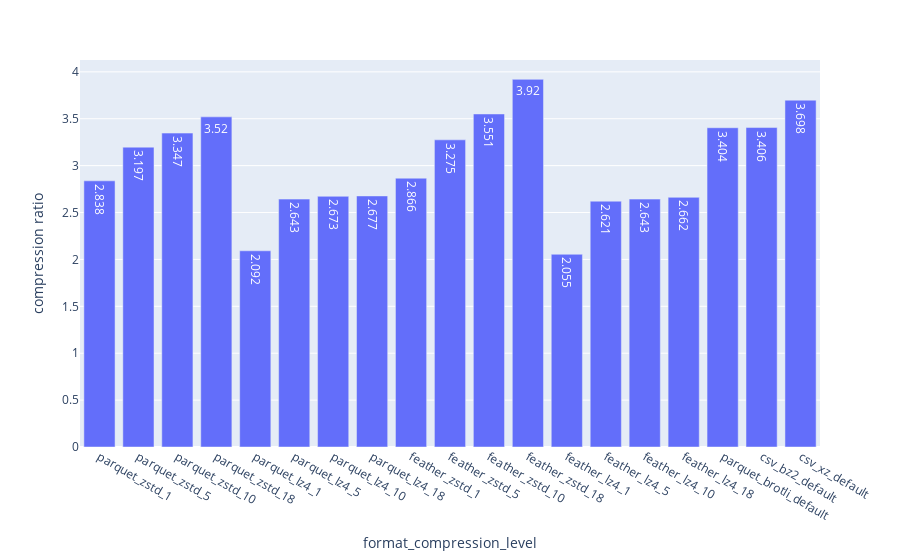

The notebook cell this image was saved under:
### Code cell
fig = px.bar(df_interesting_levels, x="method_compression_with_level", y="comp_ratio", text_auto=True,
             labels={"comp_ratio": "compression ratio",
                     "method_compression_with_level": "format_compression_level"},)
fig.show()
fig.write_image("./plots/pandas_ff_bar_comp_ratio_feather.svg")

### Figure 1 — Plotly figure (JSON) as saved in the notebook; plotly's stock layout.template omitted (floating-point values rounded to 4 significant figures)
{"data": [{"alignmentgroup": "True", "hovertemplate": "format_compression_level=%{x}<br>compression ratio=%{y}<extra></extra>", "legendgroup": "", "marker": {"color": "#636efa", "pattern": {"shape": ""}}, "name": "", "offsetgroup": "", "orientation": "v", "showlegend": false, "textposition": "auto", "texttemplate": "%{y}", "type": "bar", "x": ["parquet_zstd_1", "parquet_zstd_5", "parquet_zstd_10", "parquet_zstd_18", "parquet_lz4_1", "parquet_lz4_5", "parquet_lz4_10", "parquet_lz4_18", "feather_zstd_1", "feather_zstd_5", "feather_zstd_10", "feather_zstd_18", "feather_lz4_1", "feather_lz4_5", "feather_lz4_10", "feather_lz4_18", "parquet_brotli_default", "csv_bz2_default", "csv_xz_default"], "xaxis": "x", "y": [2.838, 3.197, 3.347, 3.52, 2.092, 2.643, 2.673, 2.677, 2.866, 3.275, 3.551, 3.92, 2.055, 2.621, 2.643, 2.662, 3.404, 3.406, 3.698], "yaxis": "y"}], "layout": {"barmode": "relative", "legend": {"tracegroupgap": 0}, "margin": {"t": 60}, "xaxis": {"anchor": "y", "domain": [0, 1], "title": {"text": "format_compression_level"}}, "yaxis": {"anchor": "x", "domain": [0, 1], "title": {"text": "compression ratio"}}}}
